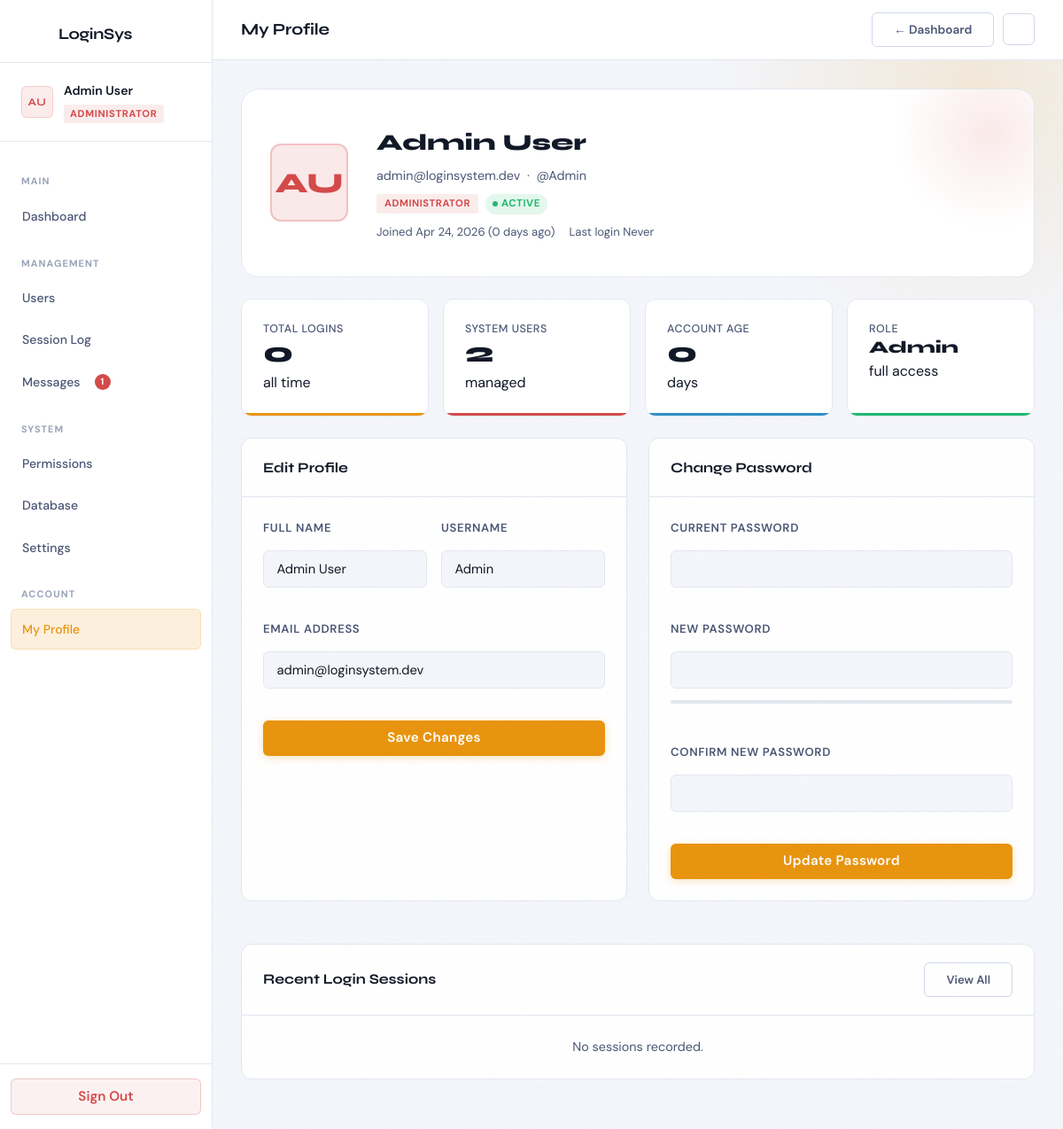
Screenshot of /admin/profile.php (signed in) with the database file from the repository.
### tables this page shows
CREATE TABLE IF NOT EXISTS users (
  id               INT(11)      NOT NULL AUTO_INCREMENT,
  username         VARCHAR(60)  NOT NULL,
  email            VARCHAR(120) NOT NULL,
  password         VARCHAR(255) NOT NULL,
  role             ENUM('admin','user') NOT NULL DEFAULT 'user',
  full_name        VARCHAR(100) NOT NULL DEFAULT '',
  avatar_initials  VARCHAR(3)   NOT NULL DEFAULT '',
  last_login       DATETIME     DEFAULT NULL,
  created_at       DATETIME     NOT NULL DEFAULT CURRENT_TIMESTAMP,
  is_active        TINYINT(1)   NOT NULL DEFAULT 1,
  PRIMARY KEY (id),
  UNIQUE KEY uq_username (username),
  UNIQUE KEY uq_email    (email)
);

### includes/auth.php (called while the page is built, shortened)
<?php
function current_name(): string {
    return $_SESSION['full_name'] ?? '';
}
function current_initials(): string {
    return $_SESSION['avatar_initials'] ?? '??';
}
function current_user_id(): ?int {
    return isset($_SESSION['user_id']) ? (int)$_SESSION['user_id'] : null;
}
function e(string $s): string {
    return htmlspecialchars($s, ENT_QUOTES | ENT_SUBSTITUTE, 'UTF-8');
}

### admin/profile.php (the view, shortened to what this page needs)
<?php
require_once __DIR__ . '/../includes/auth.php';
$db   = db();
$uid  = current_user_id();
$unread_q = $db->prepare('SELECT COUNT(*) AS c FROM messages WHERE to_id=? AND is_read=0');
$unread_q->bind_param('i', $uid);
$unread_q->execute();
$unread_count = (int)$unread_q->get_result()->fetch_assoc()['c'];
$stmt = $db->prepare('SELECT * FROM users WHERE id = ? LIMIT 1');
$stmt->bind_param('i', $uid);
$stmt->execute();
$profile = $stmt->get_result()->fetch_assoc();
$stmt2 = $db->prepare(
    'SELECT session_id, ip_address, user_agent, login_at, logout_at
     FROM session_log WHERE user_id = ? ORDER BY login_at DESC LIMIT 6'
);
$stmt2->bind_param('i', $uid);
$stmt2->execute();
$sessions = $stmt2->get_result();
$res_logins = $db->prepare('SELECT COUNT(*) AS cnt FROM session_log WHERE user_id = ?');
$res_logins->bind_param('i', $uid);
$res_logins->execute();
$total_logins = (int)($res_logins->get_result()->fetch_assoc()['cnt'] ?? 0);
$res_users = $db->query('SELECT COUNT(*) AS cnt FROM users');
$total_users = (int)($res_users->fetch_assoc()['cnt'] ?? 0);
$joined   = new DateTime($profile['created_at']);
$days     = (int)(new DateTime())->diff($joined)->days;
?>
<!DOCTYPE html>
<html lang="en">
<head>
  <link rel="stylesheet" href="../css/main.css"/>
</head>
<body>
<div class="dash-layout">
  <aside class="sidebar" id="sidebar">
    <div class="sidebar-brand">
      <div class="brand-icon" style="color:var(--accent);"><?= icon('logo', '', 30) ?></div>
      <span>LoginSys</span>
    </div>
    <div class="sidebar-user">
      <div class="avatar avatar-admin"><?= e(current_initials()) ?></div>
      <div class="sidebar-user-info">
        <div class="name"><?= e(current_name()) ?></div>
        <span class="role-badge role-badge-admin">Administrator</span>
      </div>
    </div>
    <nav class="sidebar-nav">
      <div class="nav-section-label">Main</div>
      <a href="dashboard.php" class="nav-item"><?= icon('dashboard') ?>Dashboard</a>
      <div class="nav-section-label">Management</div>
      <a href="users.php" class="nav-item"><?= icon('users') ?>Users</a>
      <a href="sessions.php" class="nav-item"><?= icon('activity') ?>Session Log</a>
      <a href="messages.php" class="nav-item"><?= icon('mail') ?>Messages <?php if($unread_count): ?><span class="unread-dot"><?= $unread_count ?></span><?php endif;?></a>
      <div class="nav-section-label">System</div>
      <a href="permissions.php" class="nav-item"><?= icon('shield') ?>Permissions</a>
      <a href="database.php" class="nav-item"><?= icon('database') ?>Database</a>
      <a href="settings.php" class="nav-item"><?= icon('settings') ?>Settings</a>
      <div class="nav-section-label">Account</div>
      <a href="profile.php" class="nav-item active"><?= icon('profile') ?>My Profile</a>
    </nav>
    <div class="sidebar-footer">
      <form method="POST" action="../logout.php">
        <button type="submit" class="btn btn-danger" style="width:100%;">
          <?= icon('logout', '', 17) ?> Sign Out
        </button>
      </form>
    </div>
  </aside>
  <div class="dash-main">
    <header class="topbar">
      <div style="display:flex;align-items:center;gap:.75rem;">
        <h1 class="topbar-title"><?= icon('profile', '', 20) ?> My Profile</h1>
      </div>
      <div class="topbar-actions">
        <a href="dashboard.php" class="btn btn-outline" style="font-size:.85rem;">← Dashboard</a>
        <button class="theme-toggle" id="themeToggle" title="Toggle theme">
        </button>
      </div>
    </header>
    <main class="dash-content">
      <div class="profile-hero">
        <div class="admin-avatar-lg"><?= e($profile['avatar_initials']) ?></div>
        <div class="hero-info">
          <h1><?= e($profile['full_name']) ?></h1>
          <p><?= e($profile['email']) ?> &nbsp;·&nbsp; @<?= e($profile['username']) ?></p>
          <div style="display:flex;align-items:center;gap:.5rem;">
            <span class="badge badge-admin">Administrator</span>
            <?php if ($profile['is_active']): ?>
              <span class="pill-online"><span class="dot"></span>Active</span>
            <?php else: ?>
              <span class="pill-offline"><span class="dot"></span>Inactive</span>
            <?php endif; ?>
          </div>
          <div class="hero-meta">
            <span class="hero-meta-item"><?= icon('calendar', '', 14) ?> Joined <?= date('M j, Y', strtotime($profile['created_at'])) ?> (<?= $days ?> days ago)</span>
            <span class="hero-meta-item"><?= icon('clock', '', 14) ?> Last login <?= $profile['last_login'] ? date('M j, Y g:i A', strtotime($profile['last_login'])) : 'Never' ?></span>
          </div>
        </div>
      </div>
      <div class="stats-row">
        <div class="stat-card c-amber">
          <div class="stat-label">Total Logins</div>
          <div class="stat-value"><?= number_format($total_logins) ?></div>
          <div class="stat-sub">all time</div>
        </div>
        <div class="stat-card c-red">
          <div class="stat-label">System Users</div>
          <div class="stat-value"><?= $total_users ?></div>
          <div class="stat-sub">managed</div>
        </div>
        <div class="stat-card c-blue">
          <div class="stat-label">Account Age</div>
          <div class="stat-value"><?= $days ?></div>
          <div class="stat-sub">days</div>
        </div>
        <div class="stat-card c-green">
          <div class="stat-label">Role</div>
          <div class="stat-value" style="font-size:1.2rem;">Admin</div>
          <div class="stat-sub">full access</div>
        </div>
      </div>
      <div style="display:grid;grid-template-columns:1fr 1fr;gap:1.5rem;">
        <div class="section-card" style="grid-column: span 1;">
          <div class="section-card-header">
            <h2><?= icon('profile') ?>Edit Profile</h2>
          </div>
          <form method="POST" action="profile.php" style="padding:1.5rem;display:flex;flex-direction:column;gap:1rem;">
            <div class="form-grid">
              <div class="form-group">
                <label>Full Name</label>
                <input type="text" name="full_name" value="<?= e($profile['full_name']) ?>" required/>
              </div>
              <div class="form-group">
                <label>Username</label>
                <input type="text" name="username" value="<?= e($profile['username']) ?>" required/>
              </div>
              <div class="form-group" style="grid-column:1/-1;">
                <label>Email Address</label>
                <input type="email" name="email" value="<?= e($profile['email']) ?>" required/>
              </div>
            </div>
            <div style="display:flex;justify-content:flex-end;">
              <button type="submit" class="btn btn-primary"><?= icon('profile', '', 16) ?> Save Changes</button>
            </div>
          </form>
        </div>
        <div class="section-card" style="grid-column: span 1;">
          <div class="section-card-header">
            <h2><?= icon('key') ?>Change Password</h2>
          </div>
          <form method="POST" action="profile.php" style="padding:1.5rem;display:flex;flex-direction:column;gap:1rem;" id="pwForm">
            <div class="form-group">
              <label>Current Password</label>
              <input type="password" name="current_password" required autocomplete="current-password"/>
            </div>
            <div class="form-group">
              <label>New Password</label>
              <input type="password" name="new_password" id="newPass" required autocomplete="new-password" oninput="updateStrength(this.value)"/>
              <div class="strength-bar"><div class="strength-fill" id="strengthFill"></div></div>
            </div>
            <div class="form-group">
              <label>Confirm New Password</label>
              <input type="password" name="confirm_password" required autocomplete="new-password"/>
            </div>
            <div style="display:flex;justify-content:flex-end;">
              <button type="submit" class="btn btn-primary"><?= icon('lock', '', 16) ?> Update Password</button>
            </div>
          </form>
        </div>
        <div class="section-card" style="grid-column:1/-1;">
          <div class="section-card-header">
            <h2><?= icon('activity') ?>Recent Login Sessions</h2>
            <a href="sessions.php" class="btn btn-outline" style="font-size:.82rem;">View All</a>
          </div>
          <div style="padding:0 1.5rem;">
            <?php if ($sessions->num_rows === 0): ?>
              <p style="color:var(--text-muted);padding:1.5rem 0;text-align:center;font-size:.9rem;">No sessions recorded.</p>
            <?php endif; ?>
          </div>
        </div>
      </div>
    </main>
  </div>
</div>
</body>
</html>

### admin/profile.php (style rules this page uses)
.profile-hero { background: var(--bg-card); border: 1px solid var(--border); border-radius: var(--radius-lg); padding: 2.5rem 2rem; display: flex; align-items: center; gap: 2rem; margin-bottom: 1.5rem; position: relative; overflow: hidden; }
.profile-hero::before { content: ''; position: absolute; top: -60px; right: -60px; width: 220px; height: 220px; border-radius: 50%; background: radial-gradient(circle, rgba(212,74,74,0.12) 0%, transparent 70%); pointer-events: none; }
.admin-avatar-lg { width: 88px; height: 88px; border-radius: var(--radius); background: rgba(212,74,74,0.12); color: var(--admin-hue); border: 2px solid rgba(212,74,74,0.25); display: flex; align-items: center; justify-content: center; font-family: var(--font-display); font-size: 2rem; font-weight: 800; flex-shrink: 0; }
.hero-info h1 { font-family: var(--font-display); font-size: 1.6rem; font-weight: 800; margin-bottom: 0.3rem; }
.unread-dot { display:inline-flex;align-items:center;justify-content:center;width:18px;height:18px;border-radius:50%;background:var(--danger);color:#fff;font-size:.65rem;font-weight:800;margin-left:.35rem; }
.hero-info p { color: var(--text-muted); font-size: 0.9rem; margin-bottom: 0.6rem; }
.hero-meta { display: flex; flex-wrap: wrap; gap: 1rem; margin-top: 0.6rem; }
.hero-meta-item { display: flex; align-items: center; gap: 0.4rem; font-size: 0.82rem; color: var(--text-muted); }
.stats-row { display: grid; grid-template-columns: repeat(auto-fit, minmax(140px, 1fr)); gap: 1rem; margin-bottom: 1.5rem; }
.form-grid { display: grid; grid-template-columns: 1fr 1fr; gap: 1rem; }
.form-group { display: flex; flex-direction: column; gap: 0.4rem; }
.form-group label { font-size: 0.82rem; font-weight: 600; color: var(--text-muted); text-transform: uppercase; letter-spacing: 0.05em; }
.form-group input { background: var(--bg); border: 1px solid var(--border); border-radius: var(--radius-sm); padding: 0.65rem 0.9rem; color: var(--text); font-family: var(--font-body); font-size: 0.92rem; transition: border-color 0.2s, box-shadow 0.2s; width: 100%; }
.strength-bar { height: 4px; border-radius: 2px; background: var(--border); margin-top: 6px; overflow: hidden; }
.pill-online { display: inline-flex; align-items: center; gap: 4px; font-size: 0.72rem; font-weight: 700; background: rgba(34,184,110,0.12); color: var(--success); padding: 2px 8px; border-radius: 20px; text-transform: uppercase; letter-spacing: 0.04em; }
.dot { width: 6px; height: 6px; border-radius: 50%; background: currentColor; }

### rows the page displays
users: avatar_initials "AU", full_name "Admin User", email "admin@loginsystem.dev", username "Admin", created_at "Apr 24, 2026"

### other values shown
current_initials() "AU"
current_name() "Admin User"
$unread_count "1"
$total_logins "0"
$total_users "2"
